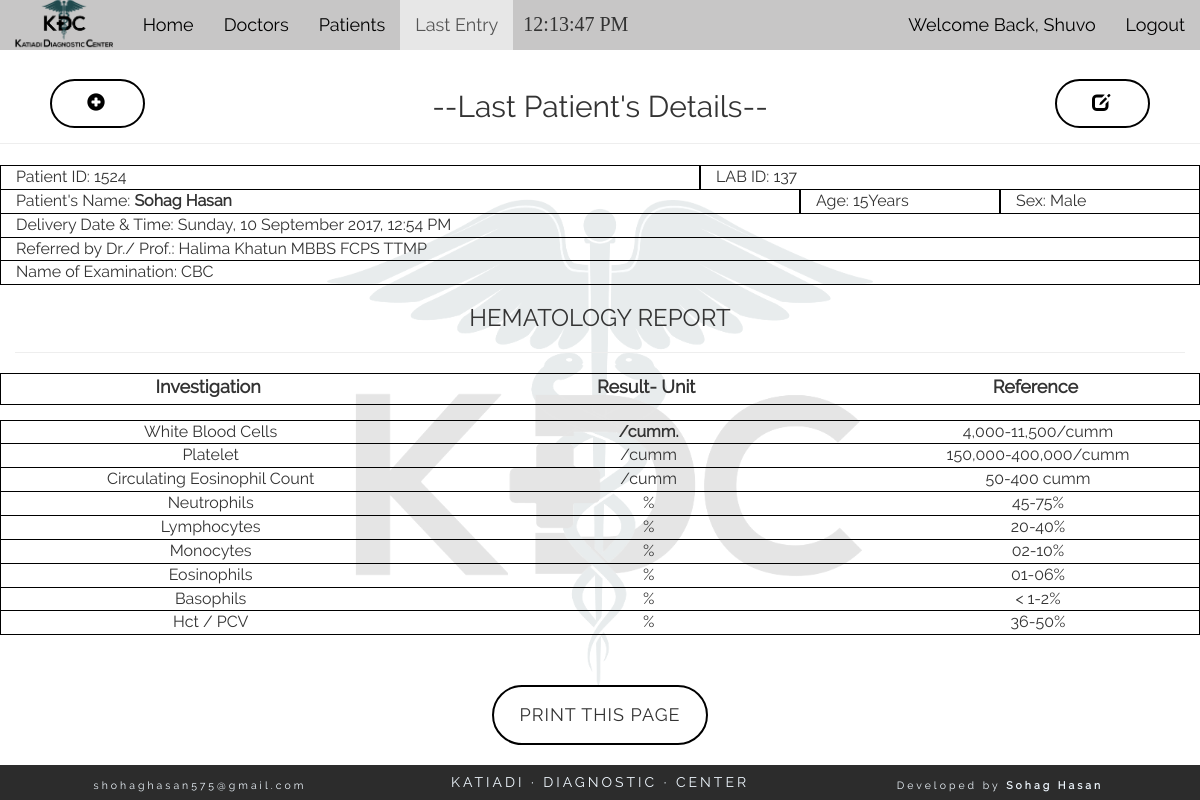
The app's page /last_patient.php (signed in) with its own data.
### tables this page shows
CREATE TABLE "patient" (
	`lab_id`	INTEGER NOT NULL PRIMARY KEY AUTOINCREMENT,
	`p_id`	int(11) NOT NULL,
	`p_datetime`	datetime NOT NULL,
	`p_name`	varchar(200) NOT NULL,
	`p_age`	int(11) NOT NULL,
	`sex`	varchar(10) NOT NULL,
	`doctor_id`	int(11) NOT NULL,
	`specimen1`	varchar(50) NOT NULL,
	`specimen2`	varchar(50) NOT NULL,
	`specimen3`	varchar(50) NOT NULL,
	`status`	int(1) NOT NULL,
	`pat_amount`	INTEGER,
	`doc_amount`	INTEGER,
	`whenadded`	TEXT
);

CREATE TABLE "doctor" (
	`doctor_id`	INTEGER NOT NULL PRIMARY KEY AUTOINCREMENT,
	`d_name`	varchar(200) NOT NULL,
	`age`	int(11) NOT NULL,
	`sex`	varchar(15) NOT NULL,
	`degree`	varchar(200) NOT NULL,
	`status`	int(1) NOT NULL
);

CREATE TABLE "tast_code" (
	`t_code`	varchar(50) NOT NULL,
	`t_name`	varchar(200) NOT NULL,
	PRIMARY KEY(`t_code`)
);

CREATE TABLE "testref" (
	`test_id`	INTEGER NOT NULL PRIMARY KEY AUTOINCREMENT,
	`specimen`	INTEGER NOT NULL,
	`test_code`	TEXT NOT NULL,
	`test_name`	TEXT NOT NULL,
	`test_unit`	TEXT NOT NULL,
	`test_ref`	TEXT NOT NULL
);

CREATE TABLE "report" (
	`r_id`	INTEGER NOT NULL PRIMARY KEY AUTOINCREMENT,
	`p_id`	int(11) NOT NULL,
	`test_id`	int(11) NOT NULL,
	`report`	varchar(200) NOT NULL
);

### last_patient.php (the view, shortened to what this page needs)
<?php
	if(isset($_SESSION['username'])){
	require('config.php');
	$select_last_row= "SELECT lab_id FROM patient WHERE status='1' ORDER BY lab_id DESC LIMIT 0 ,1";
	$last_id = $db-> query($select_last_row);
	$row = $last_id-> fetchArray(SQLITE3_ASSOC);
	$id = $row['lab_id'];
	$sel= "SELECT * FROM patient WHERE lab_id='$id'";
	$res= $db-> query($sel);
	$data= $res-> fetchArray(SQLITE3_ASSOC);
	$specimen1= $data['specimen1'];
	$specimen2= $data['specimen2'];
	$specimen3= $data['specimen3'];
	$test_ref= "SELECT * FROM testref WHERE test_code='$specimen1' OR test_code='$specimen2' OR test_code='$specimen3'" ;
	$test_qry= $db-> query($test_ref);
	$test_code_sel= "SELECT * FROM tast_code WHERE t_code='$specimen1' OR t_code='$specimen2' OR t_code='$specimen3'" ;
	$test_code_qry= $db-> query($test_code_sel);
?>
<section class="container-fluid">
			<div class="row" style="position: relative;">
			<h2 class="title text-center">--Last Patient's Details--</h2>
			<hr>
			<div class="col-md-12">
			<a title="Edit" class="edit_button" href="pat_edit.php?p=<?php echo $id; ?>"><span class="glyphicon glyphicon-edit" aria-hidden="true"></span></a>
			<a title="New Patient" class="back_button" href="index.php"><span class="glyphicon glyphicon-plus-sign" aria-hidden="true"></a>
			</div>
			<div class="col-md-7 b_1">
			<p  class="report_print">Patient ID: <?php echo $data['p_id']; ?></p>
			</div>
			<div class="col-md-5 b_1">
			<p  class="report_print">LAB ID: <?php echo $data['lab_id']; ?></p>
			</div>
			<div class="col-md-8 b_1">
			<p  class="report_print"> Patient's Name: <b><?php echo $data['p_name']; ?></b></p>
			</div>
			<div class="col-md-2 textone b_1">
				<p  class="report_print"> Age: <?php echo $data['p_age'].'Years'; ?></p>
			</div>
			<div class="col-md-2 textone b_1 text-capitalize">
				<p  class="report_print">Sex: <?php echo $data['sex']; ?></p>
			</div>
			<div class="col-md-12 b_1">
				<p  class="report_print">Delivery Date & Time: <?php echo $data['p_datetime']; ?></p>
			</div>
			<div class="col-md-12 b_1<?php if($specimen1==="xray"){ echo(' bb_2'); } ?>">
			<p  class="report_print">Referred by Dr./ Prof.: <?php
				$doctorsub = $data['doctor_id'];
				$seldoc= "SELECT * FROM doctor WHERE doctor_id=$doctorsub";
				$resdoc= $db->query($seldoc);
				$data=$resdoc-> fetchArray(SQLITE3_ASSOC);
				echo $data['d_name']."	".$data['degree'];
				?></p>
			</div>
			<?php if($specimen1==="xray"){ ?>
			<div class="col-md-12 bb_1 b_1">
			<p  class="report_print"><?php echo $xray['test_name'].': '.$xray_test_res_arry['report']; ?></p>
			</div>
			<?php }else{ ?>
				<div class="col-md-12 bb_1 b_1">
					<p  class="report_print"> Name of Examination: <?php
					while($test_name= $test_code_qry -> fetchArray(SQLITE3_ASSOC)){
						echo $test_name['t_name'];
					}
						  ?>
					</p>
				</div>
				 <?php } ?>
		<div class="col-md-12">
			<h3 class="text-center">
			<?php
				if($specimen1==="crp" || $specimen1==="rarest" || $specimen1==="esr" || $specimen1==="group" || $specimen1==="mt" || $specimen1==="hbsag" || $specimen1==="vdrl" || $specimen1==="tpha"){
					echo('LABORATORY REPORT');
				}elseif($specimen1==="sbili" || $specimen1==="scre" || $specimen1==="rbs" || $specimen1==="cus" || $specimen1==="falipi" || $specimen1==="fbs" || $specimen1==="abf2" || $specimen1==="ogtt1" || $specimen1==="ogtt2" || $specimen1==="ogtt3"){
					echo('REPORT ON BIOCHEMICAL INVESTIGATION');
				}elseif($specimen1==="xray"){
					echo('<u>X-Ray Report</u>');
				}elseif($specimen1==="widal" || $specimen1==="mp" || $specimen1==="hbper"){
					echo('BLOOD EXAMINATION REPORT');
				}elseif($specimen1==="bt" || $specimen1==="ct" || $specimen1==="cbc"){
					echo('HEMATOLOGY REPORT');
				}elseif($specimen1==="urire" || $specimen1==="preg"){
					echo('URINE EXAMINATION REPORT');
				}else{
					echo('SEMEN ANALYSIS REPORT');
				}
			?>
			</h3>
			<hr>
		</div>
		<?php if($specimen1!=="mt"){ if($specimen1!=="xray"){ ?>
		<div class="col-md-12 text-center bb_1 mb_15 b_1">
			<div class="col-md-4">
				<label for="">Investigation</label>
			</div>
			<div class="col-md-5">
				<label for="">Result- Unit</label>
			</div>
			<div class="col-md-3">
				<label for="">Reference</label>
			</div>
		</div>
		<?php }} while($test_arry=$test_qry-> fetchArray(SQLITE3_ASSOC)){  ?>
				<div class="col-md-12 b_1 text-center">
			<div class="col-md-4">
				<p class="report_print<?php if($specimen1=="mt"){ echo ' text-right';} ?>"><?php echo $test_arry['test_name']; ?></p>
			</div>
			<div class="col-md-5">
				<p class="report_print<?php if($specimen1=="mt"){ echo ' text-left';} ?>">
				<?php
						$test_id=$test_arry['test_id'];
						$test_res_fetch = "SELECT * FROM report WHERE p_id='$id' AND test_id='$test_id' ";
						$test_rse_qry = $db-> query($test_res_fetch);
						$test_res_arry = $test_rse_qry -> fetchArray(SQLITE3_ASSOC);
						if($specimen1!=="xray"){
				   echo $test_res_arry['report'];
				?>
				</p>
			</div>
			<div class="col-md-3">
				<p class="report_print ref_test"><?php echo $test_arry['test_ref']; ?></p>
			</div>
		</div>
		<?php } } ?>
		</div>
</section>
<div class="col-md-12 text-center mt_50">
	<button class="print_button" onClick="window.print()">Print this page</button>
</div>
<?php get_footer(); }else{
		header('location: login.php');
	} ?>

### css/style.css (style rules this page uses)
* { font-family: "Raleway-Regular"; }
body { background: url(../pics/bg.png) center center no-repeat; background-size: contain; min-height: 100vh; padding-bottom: 39px; }
a > span { color: black; transition: all ease 400ms; }
.title { font-size: 30px; }
label, a { font-size: 18px !important; line-height: 25px; padding: 0px 5px 0px 0px; }
.mb_15 { margin-bottom: 15px; }
.b_1 { border-top: 1px solid #000000; border-right: 1px solid #000000; border-left: 1px solid #000000; border-bottom: 0px; }
.b_1:last-child { border-top: 1px solid #000000; border-right: 1px solid #000000; border-left: 1px solid #000000; border-bottom: 1px solid #000000; }
.bb_1 { border-bottom: 1px solid #000000; }
.textone { text-overflow: ellipsis; white-space: nowrap; overflow: hidden; }
p { font-size: 16px; }
.report_print { margin-bottom: 0px; padding: 0px!important; }
.edit_button { position: absolute; top: -85px; right: 50px; border: 2px solid #000; border-radius: 25px; padding: 10px 35px; text-transform: uppercase; transition: all ease 200ms; letter-spacing: 3px; }
.back_button { position: absolute; top: -85px; left: 50px; border: 2px solid #000; border-radius: 25px; padding: 10px 35px; text-transform: uppercase; transition: all ease 200ms; letter-spacing: 3px; }
.mt_50 { margin-top: 50px; padding-bottom: 39px; }
.print_button { transition: 100ms ease; padding: 15px 25px; background-color: transparent; border-radius: 30px; border: 2px solid black; font-size: 18px; letter-spacing: 1px; text-transform: uppercase; outline: none; }

### records on screen
patient: p "1524", lab_id "137", p_name "Sohag Hasan", p_age "15", sex "Male", p_datetime "Sunday, 10 September 2017, 12:54 PM"
doctor: d_name "Halima Khatun", degree "MBBS FCPS TTMP"
tast_code: t_name "CBC"
testref: test_name "White Blood Cells", report.report "/cumm.", test_ref "4,000-11,500/cumm"
testref: test_name "Platelet", report.report "/cumm", test_ref "150,000-400,000/cumm"
testref: test_name "Circulating Eosinophil Count", report.report "/cumm", test_ref "50-400 cumm"
testref: test_name "Neutrophils", report.report "%", test_ref "45-75%"
testref: test_name "Lymphocytes", report.report "%", test_ref "20-40%"
testref: test_name "Monocytes", report.report "%", test_ref "02-10%"
testref: test_name "Eosinophils", report.report "%", test_ref "01-06%"
testref: test_name "Basophils", report.report "%", test_ref "< 1-2%"
testref: test_name "Hct / PCV", report.report "%", test_ref "36-50%"

### other values on screen
$_SESSION['username'] "Shuvo"
